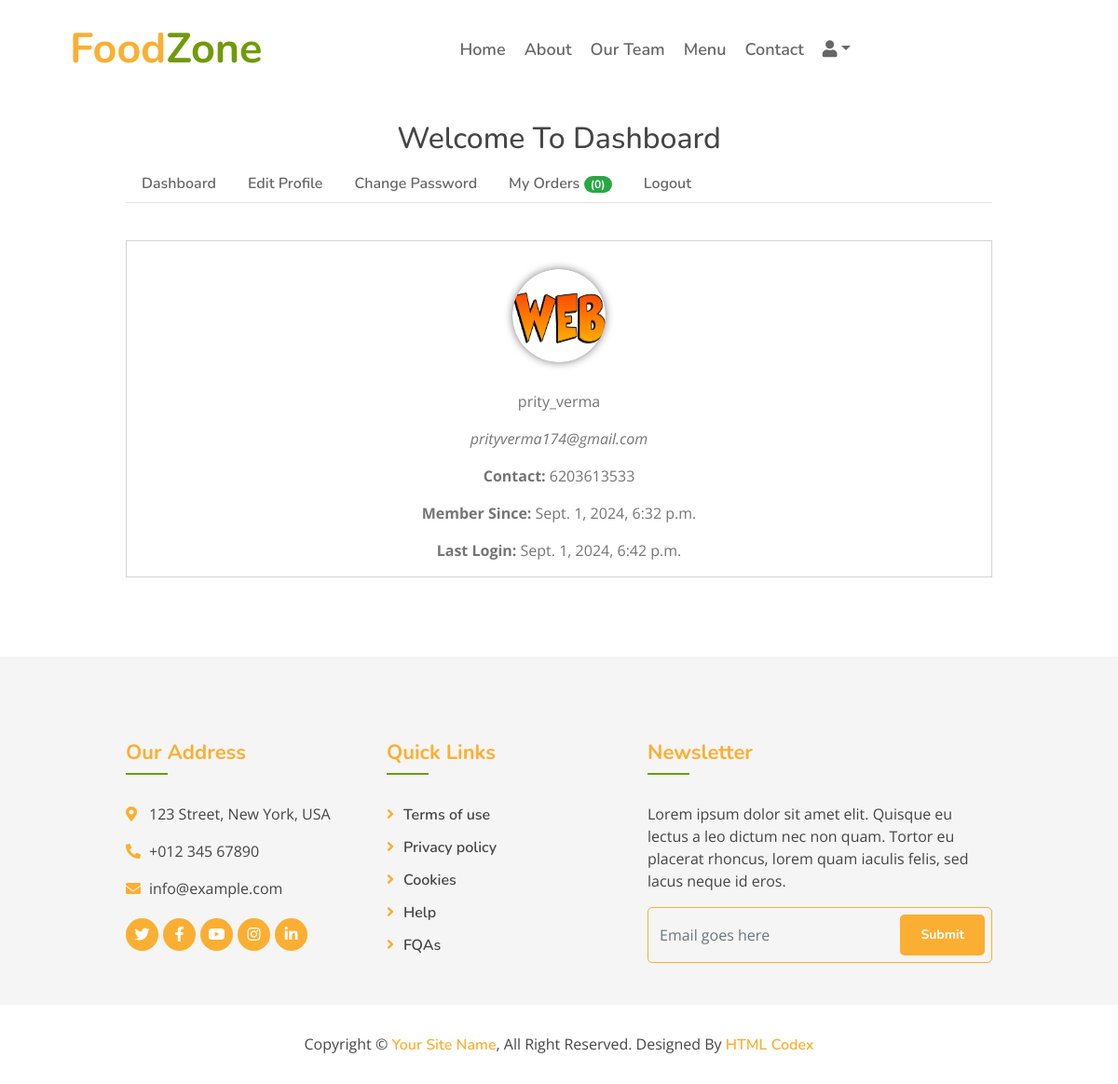
Screenshot of /dashboard/ (signed in) with the database file from the repository.
### myapp/models.py (models this page shows, shortened)
class Profile(models.Model):
    user = models.OneToOneField(User, on_delete=models.CASCADE)
    profile_pic = models.ImageField(upload_to='profiles/%Y/%m/%d', null=True, blank=True)
    contact_number = models.CharField(max_length=15, null=True, blank=True)
    address = models.TextField(blank=True)
    updated_on = models.DateTimeField(auto_now=True)
    class Meta:
        verbose_name_plural="Profile Table"

### myapp/views.py (the view, shortened to what this page needs)
# urls.py: path('dashboard/', views.dashboard, name='dashboard'),
def dashboard(request):
    context={}
    login_user = get_object_or_404(User, id = request.user.id)
    profile = Profile.objects.get(user__id=request.user.id)
    context['profile'] = profile
    orders = Order.objects.filter(customer__user__id=request.user.id).order_by('-id')
    context['orders']=orders
    return render(request, 'dashboard.html', context)

### Templates/dashboard.html (shortened to what this page needs)
{% extends "base.html" %}
{% block content %}
<section id="mu-contact" style="padding-top:100px;">
    <div class="container">
        <div class="row">
            <div class="col-md-12">
                <div class="mu-contact-area">
                    <div class="mu-heading-area text-center">
                        <h2 class="mu-heading-title" style="margin-top: 30px;">Welcome To Dashboard</h2>
                    </div>
                    <div class="mu-contact-content">
                        <ul class="nav nav-tabs">
                            <li class="nav-item">
                                <a href="#dash" class="nav-link" data-toggle="tab">Dashboard</a>
                            </li>
                            <li class="nav-item">
                                <a href="#edit" class="nav-link" data-toggle="tab">Edit Profile</a>
                            </li>
                            <li class="nav-item">
                                <a href="#cpass" class="nav-link" data-toggle="tab">Change Password</a>
                            </li>
                            <li class="nav-item">
                                <a href="#orders" class="nav-link" data-toggle="tab">My Orders
                                    <span class="badge badge-success badge-pill">({{orders|length}})</span>
                                </a>
                            </li>
                            <li class="nav-item">
                                <a href="{% url 'logout' %}" class="nav-link" >Logout</a>
                            </li>
                        </ul>
                        <div class="tab-content">
                            <div class="tab-pane container-fluid active" id="dash">
                                <div class="row">
                                    <div class="col-md-12 text-center dash-content">
                                        {% if profile.profile_pic %}
                                        <a href="/media/{{profile.profile_pic}}"><img src="/media/{{profile.profile_pic}}" alt="" class="pic"></a>
                                        {% else %}
                                        <span class='pic'>{{profile.user.first_name.0}}</span>
                                        {% endif %}
                                        <p>{{user.first_name}}</p>
                                        <p><em>{{user.email}}</em></p>
                                        <p><strong>Contact: </strong>{{profile.contact_number}}</p>
                                        <p><strong>Member Since: </strong>{{user.date_joined}}</p>
                                        <p><strong>Last Login: </strong>{{user.last_login}}</p>
                                    </div>
                                </div>
                            </div>
                        </div>
                    </div>
                </div>
            </div>
        </div>
    </div>
</section>
{% endblock %}

### Templates/base.html (shortened to what this page needs)
<!DOCTYPE html>
{% load static %}
<html lang="en">
    <head>
        <link href="https://stackpath.bootstrapcdn.com/bootstrap/4.4.1/css/bootstrap.min.css" rel="stylesheet">
        <link href="https://cdnjs.cloudflare.com/ajax/libs/font-awesome/5.10.0/css/all.min.css" rel="stylesheet">
        <link href="/static/lib/animate/animate.min.css" rel="stylesheet">
        <link href="/static/lib/owlcarousel/assets/owl.carousel.min.css" rel="stylesheet">
        <link href="/static/lib/flaticon/font/flaticon.css" rel="stylesheet">
        <link href="/static/lib/tempusdominus/css/tempusdominus-bootstrap-4.min.css" rel="stylesheet" />
        <link href="/static/css/style.css" rel="stylesheet">
    </head>
    <body>
        <div class="navbar navbar-expand-lg bg-light navbar-light">
            <div class="container-fluid">
                <a href="{% url 'index' %}" class="navbar-brand">Food<span>Zone</span></a>
                <div class="collapse navbar-collapse justify-content-between" id="navbarCollapse">
                    <div class="navbar-nav mx-auto">
                        <a href="{% url 'index' %}" class="nav-item nav-link active">Home</a>
                        <a href="{% url 'about' %}" class="nav-item nav-link">About</a>
                        <a href="{% url 'team' %}" class="nav-item nav-link">Our Team</a>
                        <a href="{% url 'menu' %}" class="nav-item nav-link">Menu</a>
                        <a href="{% url 'contact' %}" class="nav-item nav-link">Contact</a>
                        {% if user.is_authenticated %}
                        <div class="nav-item dropdown">
                            <a href="#" class="nav-link dropdown-toggle" data-toggle="dropdown"><i class="fas fa-user"></i></a>
                        </div>
                        {% else %}
                        <a href="{% url 'register' %}" class="nav-link" ><i class="fas fa-user"></i></a>
                        {% endif %}
                    </div>
                </div>
            </div>
        </div>
        {% block content %}
        {% endblock %}
        <div class="footer">
            <div class="container">
                <div class="row">
                    <div class="col-lg-7">
                        <div class="row">
                            <div class="col-md-6">
                                <div class="footer-contact">
                                    <h2>Our Address</h2>
                                    <p><i class="fa fa-map-marker-alt"></i>123 Street, New York, USA</p>
                                    <p><i class="fa fa-phone-alt"></i>+012 345 67890</p>
                                    <p><i class="fa fa-envelope"></i>info@example.com</p>
                                    <div class="footer-social">
                                        <a href=""><i class="fab fa-twitter"></i></a>
                                        <a href="https://www.facebook.com/SachTechSol/" target="_blank"><i class="fab fa-facebook-f"></i></a>
                                        <a href=""><i class="fab fa-youtube"></i></a>
                                        <a href=""><i class="fab fa-instagram"></i></a>
                                        <a href=""><i class="fab fa-linkedin-in"></i></a>
                                    </div>
                                </div>
                            </div>
                            <div class="col-md-6">
                                <div class="footer-link">
                                    <h2>Quick Links</h2>
                                    <a href="">Terms of use</a>
                                    <a href="">Privacy policy</a>
                                    <a href="">Cookies</a>
                                    <a href="">Help</a>
                                    <a href="">FQAs</a>
                                </div>
                            </div>
                        </div>
                    </div>
                    <div class="col-lg-5">
                        <div class="footer-newsletter">
                            <h2>Newsletter</h2>
                            <p>
                                Lorem ipsum dolor sit amet elit. Quisque eu lectus a leo dictum nec non quam. Tortor eu placerat rhoncus, lorem quam iaculis felis, sed lacus neque id eros.
                            </p>
                            <div class="form">
                                <input class="form-control" placeholder="Email goes here">
                                <button class="btn custom-btn">Submit</button>
                            </div>
                        </div>
                    </div>
                </div>
            </div>
            <div class="copyright">
                <div class="container">
                    <p>Copyright &copy; <a href="#">Your Site Name</a>, All Right Reserved.</p>
                    <p>Designed By <a href="https://htmlcodex.com">HTML Codex</a></p>
                </div>
            </div>
        </div>
    </body>
</html>

### static/css/style.css (style rules this page uses)
body { color: #757575; background: #ffffff; font-family: 'open sans', sans-serif; }
h1, h2, h3, h4, h5, h6 { color: #454545; font-family: 'Nunito', sans-serif; }
a { font-family: 'Nunito', sans-serif; font-weight: 600; color: #fbaf32; transition: .3s; }
.btn.custom-btn { padding: 12px 25px; font-family: 'Nunito', sans-serif; font-size: 16px; font-weight: 600; color: #ffffff; background: #fbaf32; border: 2px solid #fbaf32; border-radius: 5px; transition: .5s; }
.container-fluid { max-width: 1366px; }
.navbar { position: relative; transition: .5s; z-index: 999; }
.navbar .navbar-brand { margin: 0; color: #fbaf32; font-size: 45px; line-height: 0px; font-weight: 700; font-family: 'Nunito', sans-serif; transition: .5s; }
.navbar .navbar-brand span { color: #719a0a; }
@media (min-width: 992px) { .navbar { position: absolute; width: 100%; padding: 30px 60px; background: transparent !important; z-index: 9; } }
@media (min-width: 992px) { .navbar .navbar-brand { color: #fbaf32; } }
@media (min-width: 992px) { .navbar-light .navbar-nav .nav-link, .navbar-light .navbar-nav .nav-link:focus { padding: 10px 10px 8px 10px; font-family: 'Nunito', sans-serif; font-size: 18px; font-weight: 600; color:#ffffff; } }
@media (min-width: 992px) { .navbar-light .navbar-nav .nav-link:hover, .navbar-light .navbar-nav .nav-link.active { color: #fbaf32; } }
.footer { position: relative; margin-top: 45px; padding-top: 90px; background: rgba(0, 0, 0, .04); }
.footer .footer-contact, .footer .footer-link, .footer .footer-newsletter { position: relative; margin-bottom: 45px; color: #454545; }
.footer .footer-contact h2, .footer .footer-link h2, .footer .footer-newsletter h2 { position: relative; margin-bottom: 30px; padding-bottom: 10px; font-size: 22px; font-weight: 700; color: #fbaf32; }
.footer .footer-contact h2::after, .footer .footer-link h2::after, .footer .footer-newsletter h2::after { position: absolute; content: ""; width: 45px; height: 2px; bottom: 0; left: 0; background: #719a0a; }
.footer .footer-link a { display: block; margin-bottom: 10px; color: #454545; transition: .3s; }
.footer .footer-link a::before { position: relative; content: "\f105"; font-family: "Font Awesome 5 Free"; font-weight: 900; margin-right: 10px; color: #fbaf32; }
.footer .footer-contact p i { width: 25px; color: #fbaf32; }
.footer .footer-social { position: relative; margin-top: 20px; display: flex; }
.footer .footer-social a { display: inline-block; margin-right: 5px; width: 35px; height: 35px; display: flex; align-items: center; justify-content: center; background: #fbaf32; border-radius: 35px; font-size: 16px; color: #ffffff; }
.footer .footer-social a:last-child { margin: 0; }
.footer .footer-newsletter .form { position: relative; width: 100%; }
.footer .footer-newsletter input { height: 60px; background: transparent; border: 1px solid #fbaf32; border-radius: 5px; }
.footer .footer-newsletter .btn { position: absolute; top: 8px; right: 8px; height: 44px; padding: 8px 20px; font-size: 14px; font-weight: 700; }
.footer .copyright { position: relative; width: 100%; padding: 30px 0; text-align: center; background: #ffffff; }
.footer .copyright p { margin: 0; display: inline-block; color: #454545; }
.footer .copyright p a { color: #fbaf32; }

### Templates/dashboard.html (style rules this page uses)
.nav-link { color:#666666 !important; }
.dash-content { border:1px solid lightgray; margin:40px 0px; }
.dash-content .pic { background-color: gray; color: white; display: inline-block; height: 100px;width: 100px; border-radius: 50%; margin: 30px 0px; font-size: 30px; text-align: center; line-height: 100px; box-shadow: 0px 0px 10px gray; }
.container { width: 80%; }

### rows the page displays
Profile: profile_pic (picture), contact_number "6203613533"

### other values shown
{{ orders|length }} "0"
{{ user.first_name }} "prity_verma"
{{ user.email }} "prityverma174@gmail.com"
{{ user.date_joined }} "Sept. 1, 2024, 6:32 p.m."
{{ user.last_login }} "Sept. 1, 2024, 6:42 p.m."
